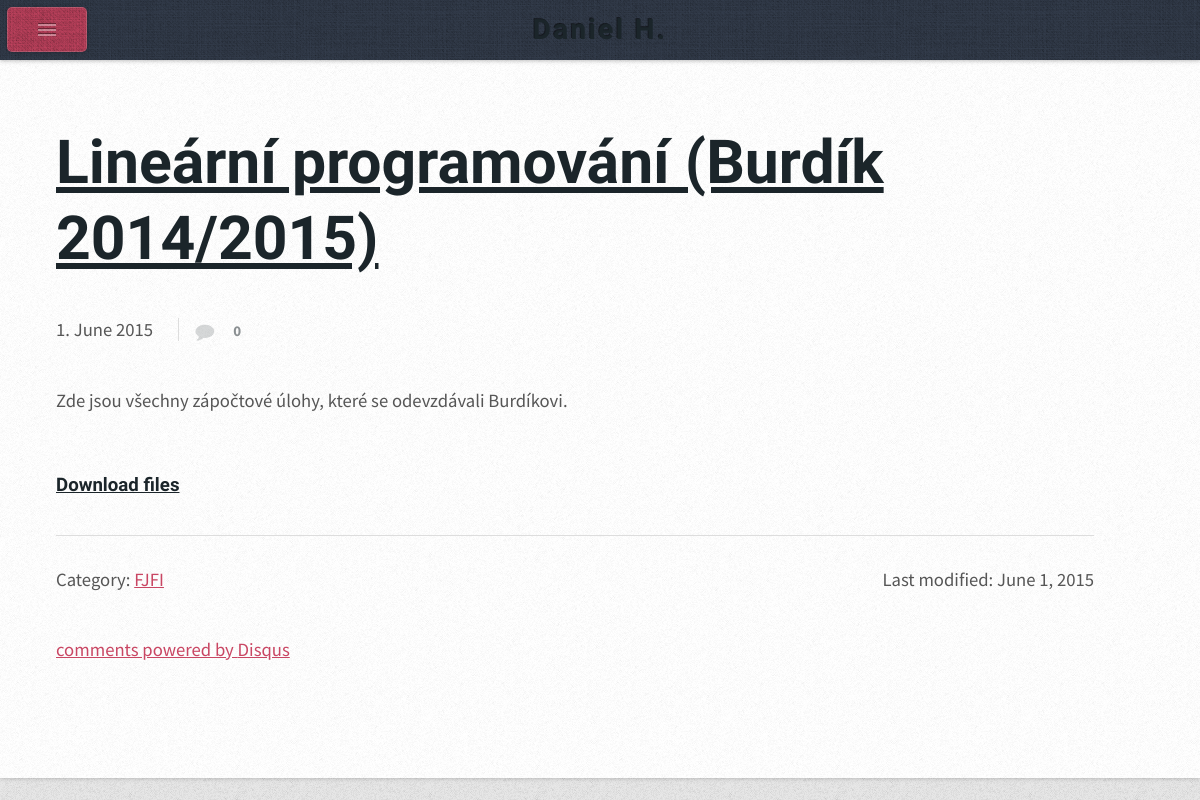
Page /blog/view/linearni-programovani-burdik-20142015 on the earlier database version.
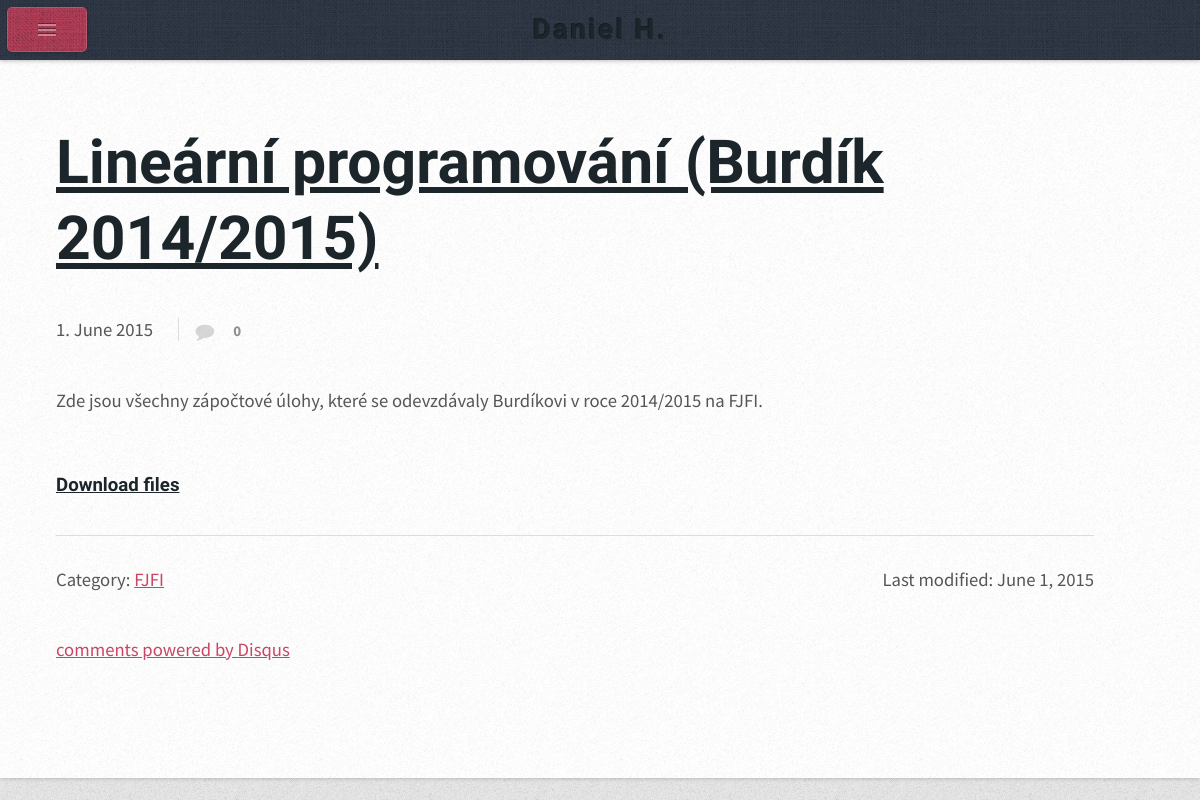
Same page on the later database version.
### blog/models.py (models this page shows, shortened)
class Blog(models.Model):
    title = models.CharField(max_length=100, unique=True)
    slug = models.SlugField(max_length=100, unique=True)
    posted = models.DateField(db_index=True, auto_now_add=True)
    last_mod = models.DateField(auto_now=True)
    category = models.ForeignKey('blog.Category')
    body_marked = MarkupField(markup_type="ReST")
    publish = models.BooleanField(default=False, verbose_name="Should I publish it?")
    files = models.FileField(upload_to=get_name_file, blank=True)
    title_pic = ThumbnailerImageField(
        upload_to=get_name_file,
        default="/media/pictures/blog/template.jpg",
        verbose_name="Titulní foto")

class Category(models.Model):
    title = models.CharField(max_length=100, db_index=True)
    slug = models.SlugField(max_length=100, db_index=True)
    categ_pic = ThumbnailerImageField(
        upload_to=get_name_file,
        default="/media/pictures/blog/template.jpg",
        verbose_name="Foto kategorie")

### blog/views.py (the view)
def view_post(request, slug):
    context = { 'post': get_object_or_404(Blog, slug=slug),
                'cur_url': request.get_full_path(),
                }
    return render(request, 'view_post.html', context)

### blog/templatetags/categ_tags.py (called while the page is built)
@register.simple_tag
def get_pub(str_category):
    catId = Category.objects.filter(title=str_category)[0].id
    all_pub_per_categ = Blog.objects.filter(publish=True, category=catId).order_by("-posted")
    return(all_pub_per_categ)

### context_processors.py (called while the page is built)
def extra_context(request):
    extras = {}
    try:
        extras["ALL_CATEGS"] = Category.objects.all()
        extras["L_POSTS"] = Blog.objects.filter(publish=True).order_by("-posted")[:7]
        extras["L_PROJECTS"] = Project.objects.all().order_by("-start")[:7]
    except:
        extras["ER"] = 1
    return(extras)

### blog/templates/view_post.html (shortened to what this page needs)
{% extends 'base.html' %}
{% block content %}
<article class="is-post is-post-excerpt">
    <header>
        <h1 class="outer"><a href="{{ cur_url }}">{{ post.title }}</a></h1>
        </header>
    <div class="info">
        <span class="date"><span class="day">{{ post.posted|date:"j" }}. </span><span class="month">{{ post.posted |date:"F"|slice:":3" }}<span>{{ post.posted|date:"F"|slice:"3:" }}</span></span> <span class="year">{{ post.posted|date:"Y" }}</span></span>
        <ul class="stats">
            <li><a href="#" class="fa fa-comment"><a href="{{ cur_url }}#disqus_thread">0</a></a></li>
        </ul>
    </div>
    <p>
    {{ post.body_marked|safe }}
    </p>
    <br />
    {% if post.files %}
    <h2><a href="{{ post.files.url}}">Download files</a></h2>
    {% endif %}
        <hr>
    <table>
    <tr>
        <th><p align="left">Category: <a href="{% url 'blog:view_blog_category' post.category.slug %}">{{ post.category.title }}</a></p></th>
        <th><p align="right">Last <a class="nostyling" href="{% url 'admin:blog_blog_change' post.id %}">modified</a>: {{ post.last_mod }}</p></th>
    </tr>
    </table>
    <a href="http://disqus.com" class="dsq-brlink">comments powered by <span class="logo-disqus">Disqus</span></a>
    </div>
{% endblock %}

Differences in the rows shown:
changed Blog "Jun": body_marked "Zde jsou všechny zápočtové úlohy, které se odevzdávali Burdíkovi." → "Zde jsou všechny zápočtové úlohy, které se odevzdávaly Burdíkovi v roce 2014/2015 na FJFI."
